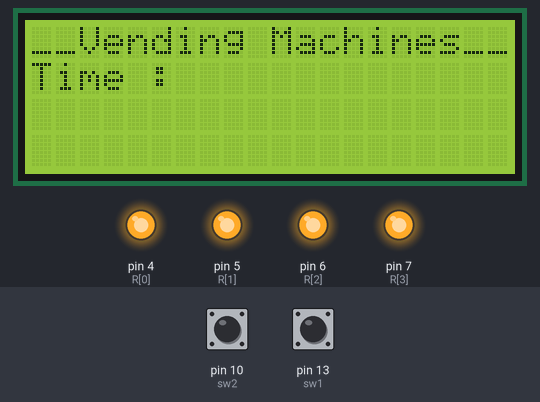
Simulated run of this sketch. Board: Arduino Uno, built with avr-gcc and run on an emulated ATmega328P. Parts: 20×4 character LCD, output pins drawn as LEDs (lit = HIGH). Inputs (shaded band) come from the test bench; at power-on: pin 13 (sw1) HIGH, pin 10 (sw2) HIGH. What the sketch prints to the serial monitor is not drawn.

Above: at 1.2 s.
1.3 s: pin 13 (sw1) pulled LOW for 0.15 s
At 2.3 s:
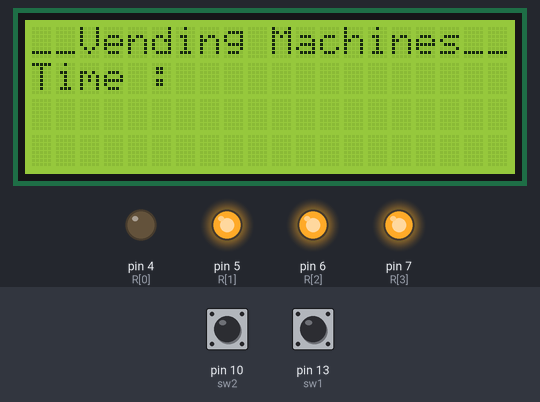
4.4 s: pin 10 (sw2) pulled LOW for 0.15 s
At 5.6 s:
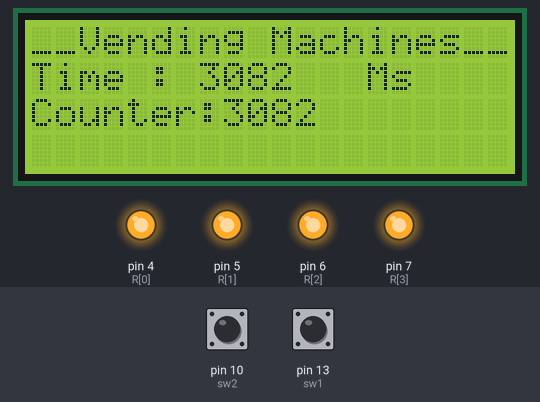
6.0 s: pin 13 (sw1) pulled LOW for 1 s
At 6.9 s:
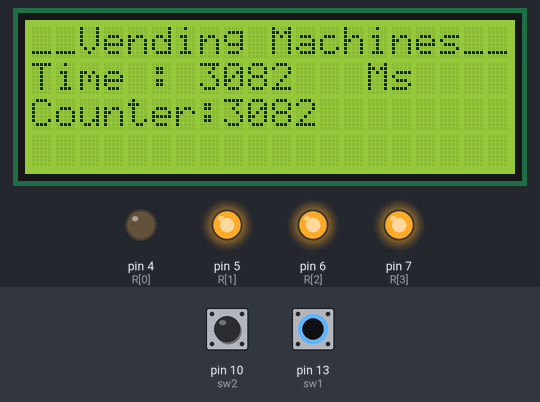
10.0 s: pin 10 (sw2) pulled LOW for 1 s
At 11.2 s:
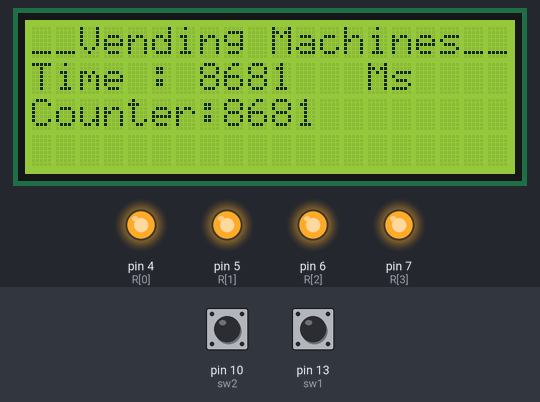
12.5 s: pin 13 (sw1) pulled LOW for 0.15 s
At 13.1 s:
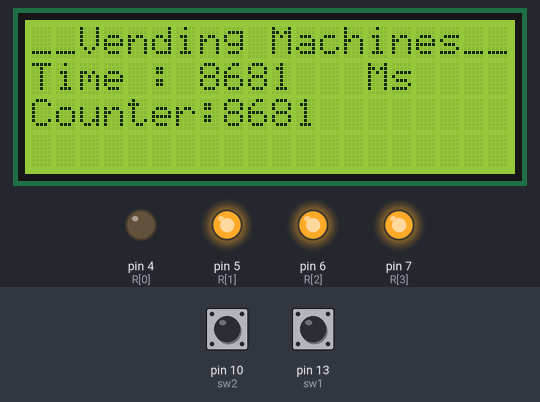
15.6 s: pin 10 (sw2) pulled LOW for 0.15 s
At 16.9 s:
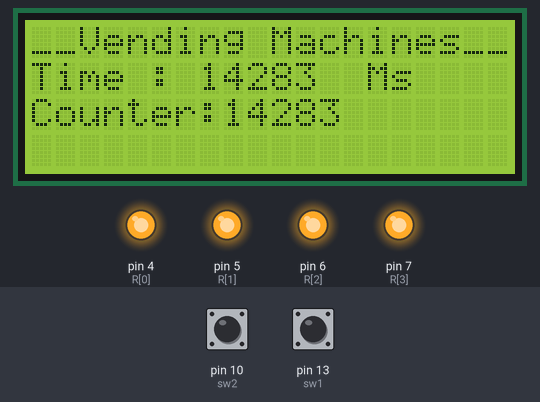
Timing chart, 0 to 18.2 s (numbered marks = the images above; inputs shaded):
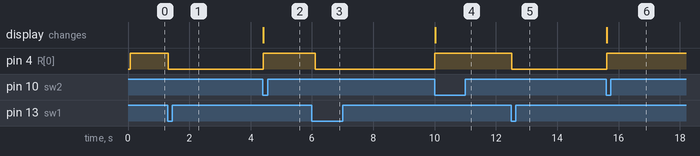

The sketch:

Pump_Timer_Test.ino
```cpp
#include <EEPROM.h>
#include <Wire.h>
#include <SPI.h>
#include <RTClib.h>
#include <LCD_I2C.h>

LCD_I2C lcd(0x27, 20, 4);
RTC_DS3231 rtc;

//--------------------------PIN Define------------------------
int R[] = {4, 5, 6, 7};
int sw1 = 13;
int sw2 = 10;

//---------------------------CONT Define-------------------------
unsigned long int timer = 0;
unsigned long int i_timer = millis();
unsigned long int s_timer;

void setup() {
  //  ------------------------Module----------------------------------
  Serial.begin(115200);
  Wire.begin();

  if(!rtc.begin()) {
    Serial.println("Couldn't find RTC");
  }

  lcd.begin(); // กำหนดเชื่อมต่อจอ 16ตัวอักษร 2 แถว
  lcd.clear();
  lcd.backlight();

  //  --------- I/O ---------
  for (int i=0; i<4; i++) {
    pinMode(R[i], OUTPUT);
    digitalWrite(R[i], HIGH);
  }
  pinMode(sw1, INPUT_PULLUP);
  pinMode(sw2, INPUT_PULLUP);

  //--------- Time ---------
  if (rtc.lostPower()) {
    rtc.adjust(DateTime(F(__DATE__), F(__TIME__)));
  }
}

void checkUp() {
  if (digitalRead(sw1) == LOW) {
    i_timer = millis();
    while (digitalRead(sw2) == HIGH) {
      s_timer = millis();
      digitalWrite(R[0], LOW);
      timer = (s_timer - i_timer);

      lcd.setCursor(7, 1);
      lcd.print(timer);
      lcd.setCursor(14, 1);
      lcd.print("Ms");

      if (digitalRead(sw2) == LOW) {
        while (digitalRead(sw1) == HIGH) {
          digitalWrite(R[0], HIGH);
          lcd.setCursor(0, 2);
          lcd.print("Counter: ");
          lcd.setCursor(8, 2);
          lcd.print(timer);
          // Send 2 byte integer
          Serial.write((byte*)&timer, sizeof(timer));
          delay(100);
        }
      }
    }
  }
}

void loop() {
  lcd.setCursor(0, 0);
  lcd.print("__Vending Machines__");
  lcd.setCursor(0, 1);
  lcd.print("Time :");
  checkUp();
}
```

Measured:
- after the input at 1.3 s, pin 4 (R[0]): HIGH → LOW at once
- after the input at 4.4 s, pin 4 (R[0]): LOW → HIGH at once; the display: changes at once (image 2)
- after the input at 6.0 s, pin 4 (R[0]): HIGH → LOW after 0.11 s
- after the input at 10.0 s, pin 4 (R[0]): LOW → HIGH at once; the display: changes at once (image 4)
- after the input at 12.5 s, pin 4 (R[0]): HIGH → LOW at once
- after the input at 15.6 s, pin 4 (R[0]): LOW → HIGH at once; the display: changes at once (image 6)
